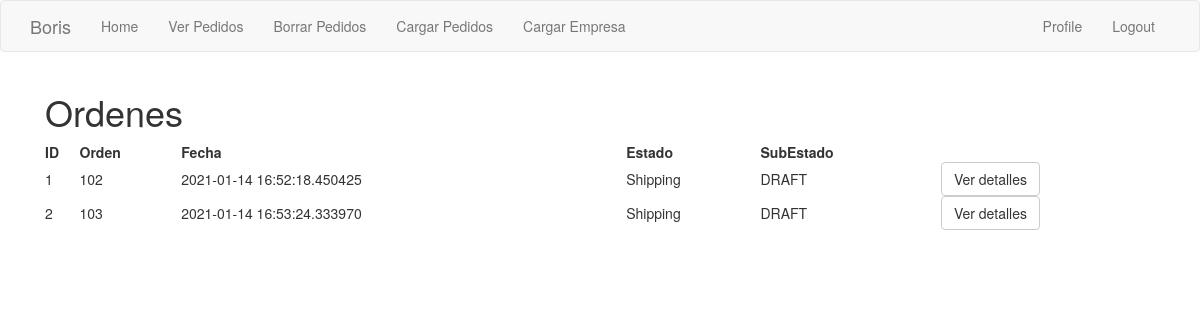
Page /pedidos (signed in) on the earlier database version.
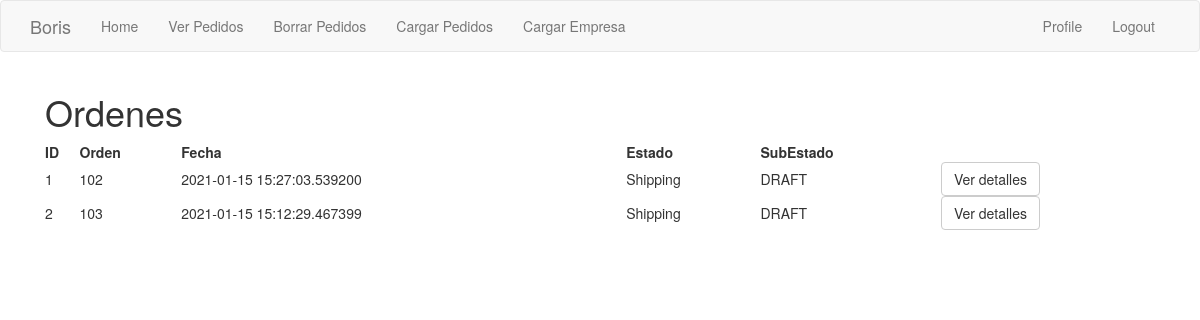
Same page on the later database version.
### app/models.py (models this page shows, shortened)
class Order_header(db.Model):
    id = db.Column(db.Integer, primary_key=True)
    order_number = db.Column(db.Integer, index=True)
    order_id_anterior = db.Column(db.Integer)
    creation_date = db.Column(db.String(35), index=True)
    payment_method = db.Column(db.String(10))
    payment_card = db.Column(db.String(10))
    courier = db.Column(db.String(64))
    status = db.Column(db.String(15))
    sub_status = db.Column(db.String(15))
    detalle = db.relationship('Order_detail', backref='productos', lazy='dynamic')
    customer_id = db.Column(db.Integer, db.ForeignKey('customer.id'))
    store = db.Column(db.Integer, db.ForeignKey('company.store_id'))

### app/main/routes.py (the view)
@bp.route('/pedidos', methods=['GET', 'POST'])
@login_required
def ver_pedidos():
    ordenes =  Order_header.query.filter_by(store=current_user.store).all()
    return render_template('pedidos.html', title='Pedidos', ordenes=ordenes)

### app/main/routes.py (called while the page is built)
@bp.before_app_request
def before_request():
    if current_user.is_authenticated:
        current_user.last_seen = datetime.utcnow()
        db.session.commit()

### app/models.py (called while the page is built)
@login.user_loader
def load_user(id):
    return User.query.get(int(id))

### app/templates/pedidos.html
{% extends "base.html" %}
{% block app_content %}
    <div class='container'>
        <h1> Ordenes</h1>
        <table style="width:100%">
            <tr>
                <th>ID</th>
                <th>Orden</th>
                <th>Fecha</th>
                <th>Estado</th>
                <th>SubEstado</th>
                <th></th>
            </tr>
            {% for i in ordenes %}
            <tr>
                <td>{{i['id']}}</td>
                <td>{{i['order_number']}}</td>
                <td>{{i['creation_date']}}</td>
                <td>{{i['status']}}</td>
                <td>{{i['sub_status']}}</td>
                <td><a href="{{ url_for('main.orden', orden_id = i['id']) }}">
                    <button class="btn btn-default"> Ver detalles </button></td>
            </tr>
            {% endfor %}
        </table>
    </div>
{% endblock %}

### app/templates/base.html (shortened to what this page needs)
{% extends 'bootstrap/base.html' %}
{% block navbar %}
    <nav class="navbar navbar-default">
        <div class="container">
            <div class="navbar-header">
                <a class="navbar-brand" href="{{ url_for('main.index') }}">Boris</a>
            </div>
            <div class="collapse navbar-collapse" id="bs-example-navbar-collapse-1">
                <ul class="nav navbar-nav">
                    <li><a href="{{ url_for('main.index') }}"> Home </a></li>
                    <li><a href="{{ url_for('main.ver_pedidos') }}"> Ver Pedidos </a></li>
                    <li><a href="{{ url_for('main.borrar_pedidos') }}"> Borrar Pedidos</a></li>
                    <li><a href="{{ url_for('main.upload_pedidos') }}"> Cargar Pedidos</a></li>
                    <li><a href="{{ url_for('main.cargar_empresa') }}"> Cargar Empresa</a></li>
                </ul>
                <ul class="nav navbar-nav navbar-right">
                    {% if current_user.is_anonymous %}
                    <li><a href="{{ url_for('auth.login') }}"> Login </a></li>
                    <li> <a href="{{ url_for('auth.alta_usuario') }}"> Alta de Usuarios </a></li>
                    {% else %}
                    <li><a href="{{ url_for('main.user', username=current_user.username) }}"> Profile </a></li>
                    <li><a href="{{ url_for('auth.logout') }}">{{ 'Logout' }}</a></li>
                    {% endif %}
                </ul>
            </div>
        </div>
    </nav>
{% endblock %}
{% block content %}
    <div class="container">
        {% block app_content %}{% endblock %}
    </div>
{% endblock %}

Differences in the rows shown:
changed Order_header id 1: creation_date "2021-01-14 16:52:18.450425" → "2021-01-15 15:27:03.539200"
changed Order_header id 2: creation_date "2021-01-14 16:53:24.333970" → "2021-01-15 15:12:29.467399"
